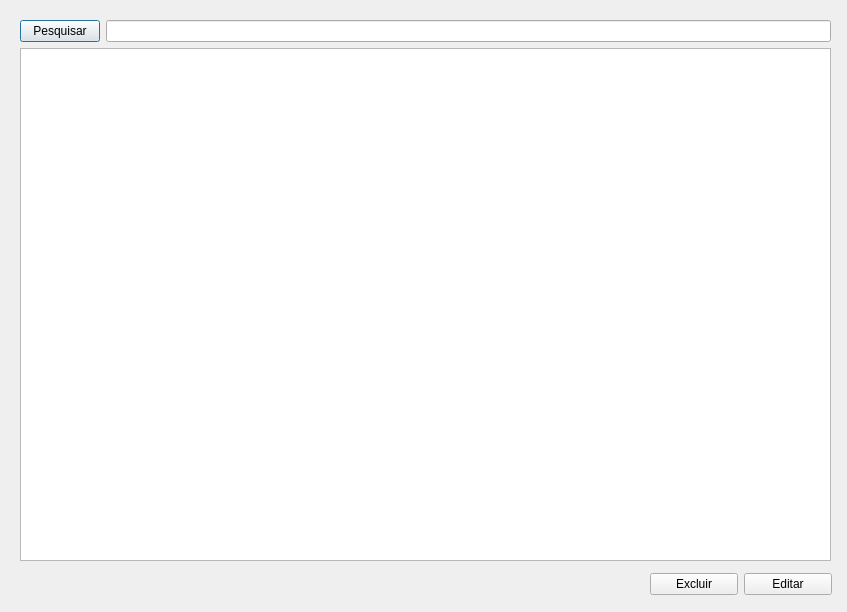
<?xml version="1.0" encoding="UTF-8"?>
<ui version="4.0">
 <class>janelapesquisa</class>
 <widget class="QDialog" name="janelapesquisa">
  <property name="geometry">
   <rect>
    <x>0</x>
    <y>0</y>
    <width>847</width>
    <height>612</height>
   </rect>
  </property>
  <property name="windowTitle">
   <string>Dialog</string>
  </property>
  <widget class="QWidget" name="">
   <property name="geometry">
    <rect>
     <x>20</x>
     <y>20</y>
     <width>811</width>
     <height>541</height>
    </rect>
   </property>
   <layout class="QVBoxLayout" name="verticalLayout">
    <item>
     <layout class="QHBoxLayout" name="horizontalLayout">
      <item>
       <widget class="QPushButton" name="btn_pesquisa">
        <property name="text">
         <string>Pesquisar</string>
        </property>
       </widget>
      </item>
      <item>
       <widget class="QLineEdit" name="campo_pesquisa"/>
      </item>
     </layout>
    </item>
    <item>
     <widget class="QTableWidget" name="tabela"/>
    </item>
   </layout>
  </widget>
  <widget class="QWidget" name="">
   <property name="geometry">
    <rect>
     <x>650</x>
     <y>570</y>
     <width>182</width>
     <height>28</height>
    </rect>
   </property>
   <layout class="QHBoxLayout" name="horizontalLayout_2">
    <item>
     <widget class="QPushButton" name="btn_excluir">
      <property name="text">
       <string>Excluir</string>
      </property>
     </widget>
    </item>
    <item>
     <widget class="QPushButton" name="btn_editar">
      <property name="text">
       <string>Editar</string>
      </property>
     </widget>
    </item>
   </layout>
  </widget>
 </widget>
 <resources/>
 <connections/>
</ui>
